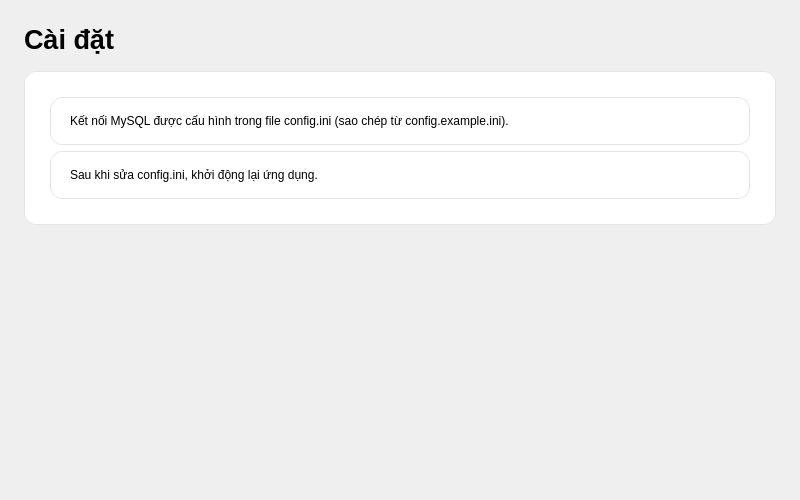
<?xml version="1.0" encoding="UTF-8"?>
<ui version="4.0">
 <class>ScreenSettings</class>
 <widget class="QWidget" name="ScreenSettings">
  <property name="geometry">
   <rect>
    <x>0</x>
    <y>0</y>
    <width>800</width>
    <height>500</height>
   </rect>
  </property>
  <layout class="QVBoxLayout" name="verticalLayout_root">
   <property name="spacing">
    <number>16</number>
   </property>
   <property name="leftMargin">
    <number>24</number>
   </property>
   <property name="topMargin">
    <number>24</number>
   </property>
   <property name="rightMargin">
    <number>24</number>
   </property>
   <property name="bottomMargin">
    <number>24</number>
   </property>
   <item>
    <widget class="QLabel" name="label_page_title">
     <property name="font">
      <font>
       <pointsize>20</pointsize>
       <bold>true</bold>
      </font>
     </property>
     <property name="text">
      <string>Cài đặt</string>
     </property>
    </widget>
   </item>
   <item>
    <widget class="QFrame" name="frame_settings_info">
     <property name="frameShape">
      <enum>QFrame::StyledPanel</enum>
     </property>
     <property name="styleSheet">
      <string notr="true">QFrame { background: #ffffff; border: 1px solid #e2e6ea; border-radius: 12px; padding: 16px; }</string>
     </property>
     <layout class="QVBoxLayout" name="verticalLayout_info">
      <item>
       <widget class="QLabel" name="label_settings_body">
        <property name="text">
         <string>Kết nối MySQL được cấu hình trong file config.ini (sao chép từ config.example.ini).</string>
        </property>
        <property name="wordWrap">
         <bool>true</bool>
        </property>
       </widget>
      </item>
      <item>
       <widget class="QLabel" name="label_settings_body2">
        <property name="text">
         <string>Sau khi sửa config.ini, khởi động lại ứng dụng.</string>
        </property>
        <property name="wordWrap">
         <bool>true</bool>
        </property>
       </widget>
      </item>
     </layout>
    </widget>
   </item>
   <item>
    <spacer name="verticalSpacer">
     <property name="orientation">
      <enum>Qt::Vertical</enum>
     </property>
     <property name="sizeHint" stdset="0">
      <size>
       <width>20</width>
       <height>40</height>
      </size>
     </property>
    </spacer>
   </item>
  </layout>
 </widget>
 <resources/>
 <connections/>
</ui>
